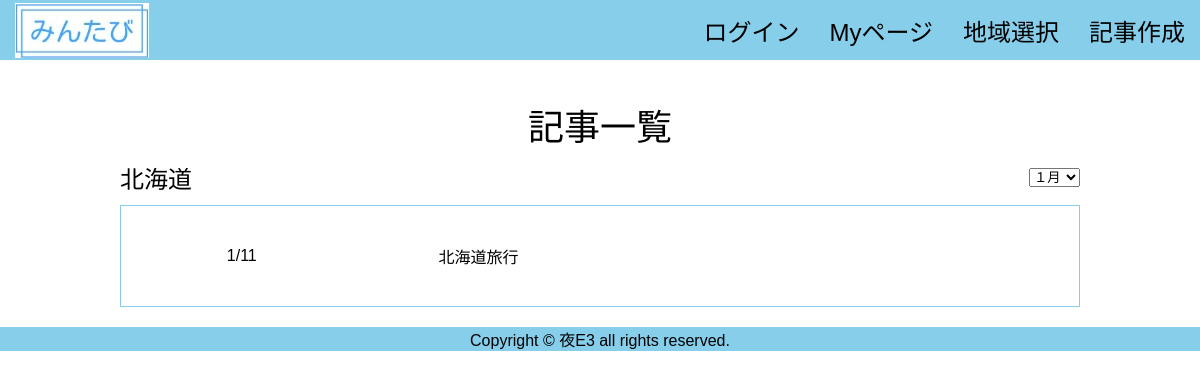
Screenshot of /thread/1 with the database file from the repository.
### tables this page shows
CREATE TABLE "Prefecture" (
	"No"	INTEGER,
	"area"	TEXT,
	PRIMARY KEY("No" AUTOINCREMENT)
);

CREATE TABLE "page" (
	"ID"	INTEGER PRIMARY KEY AUTOINCREMENT,
	"userID"	INTEGER,
	"editPASS"	TEXT,
	"title"	TEXT,
	"prefectures"	INTEGER,
	"month"	INTEGER,
	"date"	INTEGER,
	"flag"	INTEGER,
	"period"	TEXT
);

### app.py (the view)
@app.route('/thread/<int:areaid>', methods=["GET"])
def thread(areaid):
    conn = sqlite3.connect('flaskapp.db')
    c = conn.cursor()
    c.execute("select area from Prefecture where No=?", (areaid,))
    area = c.fetchone()
    c.execute(
        "select month, date, title from page where flag=0 and prefectures=?", (areaid,))
    page = []
    for row in c.fetchall():
        page.append({"month": row[0], "date": row[1], "title": row[2]})
    c.close()
    print(area)
    print(page)
    return render_template('thread.html', page=page, area=area)

### templates/thread.html (shortened to what this page needs)
<!DOCTYPE html>
{% extends 'base.html' %}
{% block content %}
    <div class="title">記事一覧</div>
    <div class="thread_box">
      <div class="area"><p>{{area[0]}}</p></div>
      <div class="month">
        <form action="#" method="post">
          <select name="month">
            <option value="1">１月</option>
          </select>
        </form>
      </div>
    </div>
   {% for item in page %}
   <div class="thread_box2">
     <div class="item1">{{item["month"]}}/{{item["date"]}}</div>
     <div class="item2">{{item["title"]}}</div>
   </div>
   {% endfor %}
{% endblock %}

### static/css/style.css (style rules this page uses)
html { overflow-y: scroll; }
body, h1, h2, h3, h4, h5, p, ul, ol, li, dl, dt, dd { margin: 0px; padding: 0px; }
body { font-family: "Noto Sans Japanese", "ヒラギノ角ゴ Pro W3", "Hiragino Kaku Gothic Pro", "ヒラギノ角ゴ ProN W3", "Hiragino Kaku Gothic ProN", "游ゴシック", YuGothic, "メイリオ", "Meiryo", "HGPｺﾞｼｯｸM", "Osaka", "ＭＳ Ｐゴシック", sans-serif, Century Gothic, Arial; }
.title { display: flex; justify-content: center; align-items: flex-end; font-size: 36px; height: 150px; }
.thread_box { display: flex; justify-content: space-between; font-size: 24px; margin: 10px 10%; }
.thread_box2 { display: flex; justify-content: flex-start; align-items: center; height: 100px; border: 1px solid skyblue; margin: 10px 10%; }
.item1 { width: 10%; padding: 10px; margin: 10%; }
.item2 { padding: 10px; text-align: left; }

### rows the page displays
Prefecture: area "北海道"
page: month "1", date "11", title "北海道旅行"
